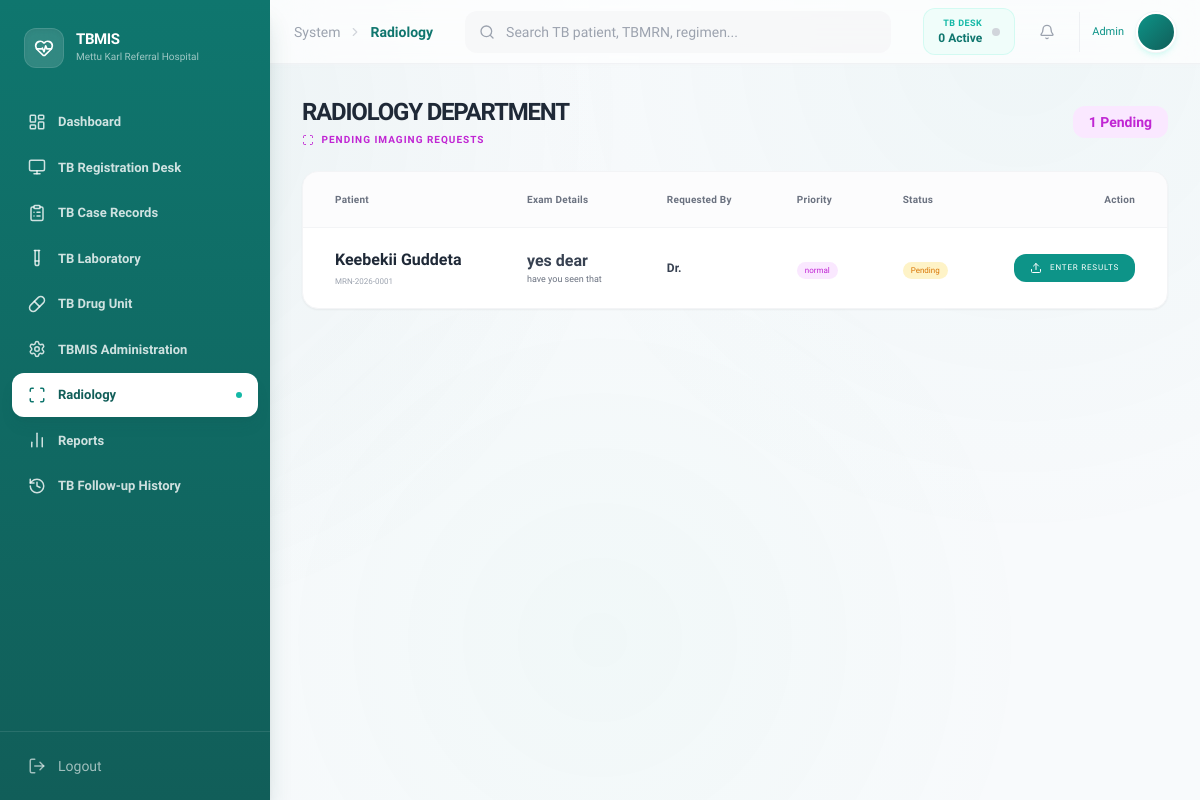
The app's page /index.php?page=radiology (signed in), older data.
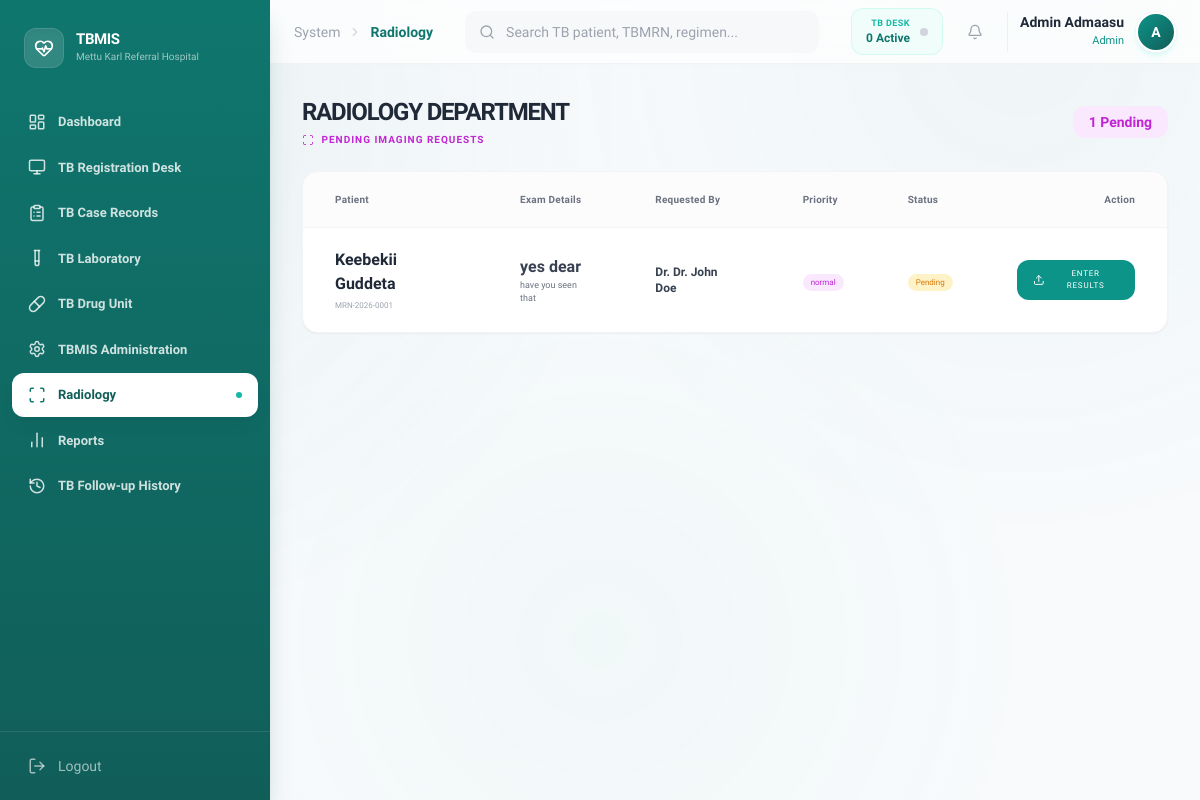
The same page, newer data.
### tables this page shows
CREATE TABLE `radiology_requests` (
  `request_id` varchar(20) NOT NULL,
  `visit_id` varchar(20) DEFAULT NULL,
  `doctor_id` varchar(20) DEFAULT NULL,
  `exam_type` varchar(100) NOT NULL,
  `body_part` varchar(100) DEFAULT NULL,
  `clinical_history` text DEFAULT NULL,
  `priority` enum('normal','STAT') DEFAULT 'normal',
  `status` enum('pending','processing','completed') DEFAULT 'pending',
  `request_date` date NOT NULL,
  `created_at` timestamp NOT NULL DEFAULT current_timestamp(),
  `updated_at` timestamp NOT NULL DEFAULT current_timestamp() ON UPDATE current_timestamp(),
  `assigned_rad_id` varchar(20) DEFAULT NULL
);

CREATE TABLE `patients` (
  `patient_id` varchar(20) NOT NULL,
  `medical_record_number` varchar(30) NOT NULL,
  `full_name` varchar(100) NOT NULL,
  `age` int(11) NOT NULL,
  `gender` varchar(10) NOT NULL,
  `address` varchar(255) DEFAULT NULL,
  `contact_details` varchar(100) DEFAULT NULL,
  `registered_date` date NOT NULL,
  `created_at` timestamp NOT NULL DEFAULT current_timestamp()
);

CREATE TABLE `users` (
  `user_id` varchar(20) NOT NULL,
  `email` varchar(100) NOT NULL,
  `phone` varchar(50) DEFAULT NULL,
  `password_hash` varchar(255) NOT NULL,
  `full_name` varchar(100) NOT NULL,
  `role` varchar(30) NOT NULL,
  `status` varchar(20) DEFAULT 'active',
  `status_reason` varchar(100) DEFAULT NULL,
  `created_at` timestamp NOT NULL DEFAULT current_timestamp()
);

### modules/radiology/index.php (the view, shortened to what the changed rows need)
<?php
$limit = 10;
$current_page = isset($_GET['p']) ? (int) $_GET['p'] : 1;
$offset = ($current_page - 1) * $limit;
$query = "SELECT rr.*, p.full_name as patient_name, p.medical_record_number, p.patient_id,
          u.full_name as doctor_name, v.visit_type, v.visit_id
          FROM radiology_requests rr
          JOIN medical_visits v ON rr.visit_id = v.visit_id
          JOIN patients p ON v.patient_id = p.patient_id
          JOIN users u ON rr.doctor_id = u.user_id
          WHERE rr.status = 'pending'
          ORDER BY
            CASE rr.priority WHEN 'STAT' THEN 1 ELSE 2 END,
            rr.created_at ASC
          LIMIT :limit OFFSET :offset";
$stmt = $db->prepare($query);
$stmt->bindValue(':limit', $limit, PDO::PARAM_INT);
$stmt->bindValue(':offset', $offset, PDO::PARAM_INT);
$stmt->execute();
$requests = $stmt->fetchAll(PDO::FETCH_ASSOC);
?>
<div class="space-y-6">
    <div class="flex items-center justify-between">
        <div>
            <h1 class="text-2xl font-bold text-gray-800 uppercase tracking-tighter">Radiology Department</h1>
        </div>
    </div>
    <div class="bg-white rounded-2xl border border-gray-100 shadow-sm overflow-hidden">
        <table class="w-full text-left">
            <thead
                class="bg-gray-50/50 text-[10px] font-medium text-gray-500 tracking-wide border-b border-gray-100">
                <tr>
                    <th class="px-8 py-5">Patient</th>
                    <th class="px-8 py-5">Exam Details</th>
                    <th class="px-8 py-5">Requested By</th>
                    <th class="px-8 py-5">Priority</th>
                    <th class="px-8 py-5">Status</th>
                    <th class="px-8 py-5 text-right">Action</th>
                </tr>
            </thead>
            <tbody class="divide-y divide-gray-50">
                <?php if (empty($requests)): ?>
                    <tr>
                        <td colspan="6" class="p-20 text-center">
                            <i data-lucide="scan" class="w-12 h-12 text-gray-200 mx-auto mb-4"></i>
                            <p class="text-sm font-semibold text-gray-400 tracking-wide">No pending requests</p>
                        </td>
                    </tr>
                <?php else: ?>
                    <?php foreach ($requests as $req):
                        $priorityColor = ($req['priority'] == 'STAT') ? 'red' : 'fuchsia';
                        ?>
                        <tr class="hover:bg-fuchsia-50/20 transition-all group">
                            <td class="px-8 py-5">
                                <p class="font-bold text-gray-800"><?php echo $req['patient_name']; ?></p>
                                <p class="text-[8px] font-medium text-gray-400 mt-1"><?php echo $req['medical_record_number']; ?>
                                </p>
                            </td>
                            <td class="px-8 py-5">
                                <p class="font-bold text-gray-700"><?php echo $req['exam_type']; ?></p>
                                <?php if ($req['body_part']): ?>
                                    <p class="text-[9px] text-gray-500"><?php echo $req['body_part']; ?></p>
                                <?php endif; ?>
                            </td>
                            <td class="px-8 py-5">
                                <p class="text-xs font-bold text-gray-700">Dr. <?php echo $req['doctor_name']; ?></p>
                            </td>
                            <td class="px-8 py-5">
                                <span
                                    class="px-2 py-1 bg-<?php echo $priorityColor; ?>-100 text-<?php echo $priorityColor; ?>-600 text-[8px] font-medium rounded-full">
                                    <?php echo $req['priority']; ?>
                                </span>
                            </td>
                            <td class="px-8 py-5">
                                <span class="px-2 py-1 bg-amber-100 text-amber-600 text-[8px] font-medium rounded-full">
                                    Pending
                                </span>
                            </td>
                            <td class="px-8 py-5 text-right">
                                <button onclick="openResultModal(
                                    '<?php echo $req['request_id']; ?>',
                                    '<?php echo addslashes($req['patient_name']); ?>',
                                    '<?php echo $req['medical_record_number']; ?>',
                                    '<?php echo addslashes($req['exam_type']); ?>',
                                    '<?php echo addslashes($req['body_part']); ?>',
                                    '<?php echo addslashes($req['clinical_history']); ?>',
                                    '<?php echo $req['priority']; ?>'
                                )"
                                    class="inline-flex items-center gap-2 px-4 py-2 bg-primary-600 text-white rounded-xl font-medium text-[8px] uppercase tracking-widest hover:bg-teal-700transition-all">
                                    <i data-lucide="upload" class="w-3 h-3"></i> Enter Results
                                </button>
                            </td>
                        </tr>
                    <?php endforeach; ?>
                <?php endif; ?>
            </tbody>
        </table>
    </div>
</div>

### partials/topbar.php (shortened to what the changed rows need)
<header
    class="h-16 bg-white/70 backdrop-blur-xl border-b border-gray-200/50 flex items-center justify-between px-4 md:px-6 sticky top-0 z-40 shadow-sm shadow-gray-100/50">
    <div class="flex items-center gap-3 md:gap-4 shrink-0">
        <div class="flex items-center gap-3 pl-3 border-l border-gray-200/60">
            <div class="text-right hidden sm:block">
                <p class="text-sm font-semibold text-gray-800 leading-tight">
                    <?php echo $_SESSION['full_name']; ?></p>
                <p class="text-[11px] font-medium text-primary-600 mt-0.5">
                    <?php echo $_SESSION['role']; ?></p>
            </div>
            <div class="w-9 h-9 md:w-10 md:h-10 rounded-full bg-gradient-to-br from-primary-600 to-primary-800 text-white flex items-center justify-center font-bold text-sm shadow-md shadow-primary-200/40 border-2 border-white ring-1 ring-gray-100">
                <?php echo strtoupper(substr($_SESSION['full_name'], 0, 1)); ?>
            </div>
        </div>
    </div>
</header>

Row changes from the older to the newer data that the page shows:
changed through a linked row, radiology_requests "yes dear": doctor.full_name (not shown) → "Dr. John Doe"
Text that changed along with them:
$_SESSION['full_name']: (not shown) → "Admin Admaasu"
substr($_SESSION['full_name'], 0, 1): (not shown) → "A"
